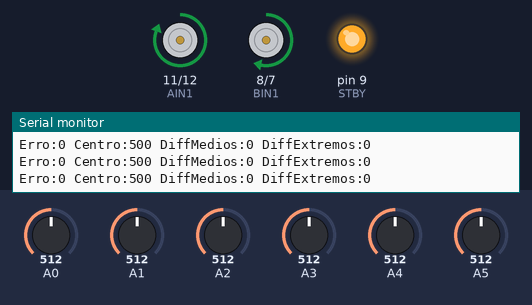
The sketch below on a simulated Arduino Uno, built with avr-gcc and run on an emulated ATmega328P. On the bench: motor-driver pin pairs drawn as motors (green arrow = first pin HIGH = forward, orange = second pin HIGH = backward, longer = more drive, scaled by the enable pin, stopped while the standby pin is LOW), output pins drawn as LEDs (lit = HIGH), the last lines printed to the serial monitor. Inputs (shaded band) come from the test bench; at power-on: A0 = 512, A5 = 512, A4 = 512, A1 = 512, A2 = 512, A3 = 512.

Above: at 11.2 s.
11.3 s: A0 set to 190
At 11.7 s:
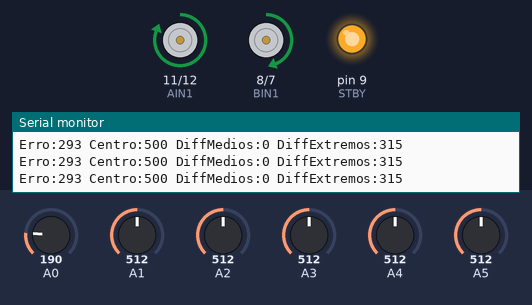
12.8 s: A5 set to 899
At 14.3 s:
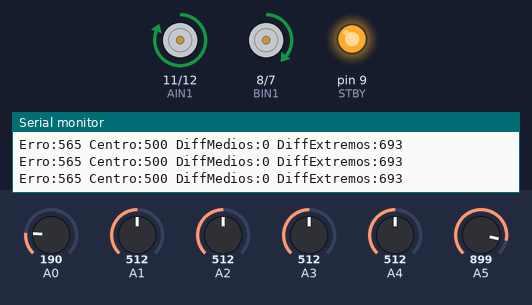
15.8 s: A5 set to 916
At 16.8 s:
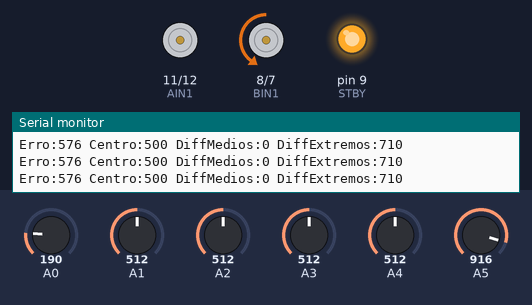
17.4 s: A5 set to 30
At 18.0 s:
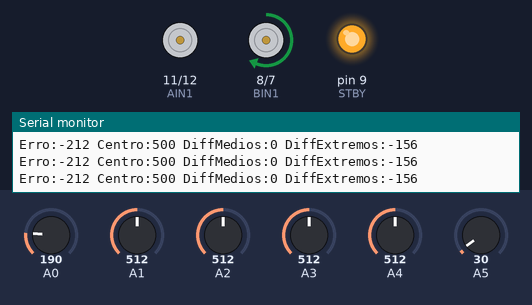
19.0 s: A4 set to 30
20.5 s: A0 set to 735
At 21.7 s:
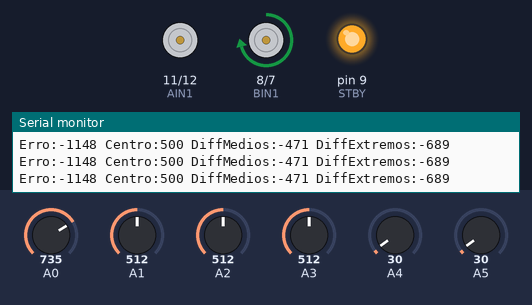
22.0 s: A0 set to 763
At 23.0 s:
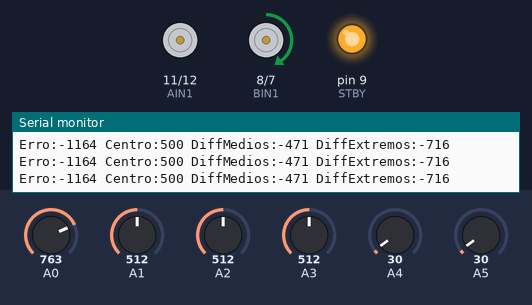
Timing chart, 0 to 24.6 s (numbered marks = the images above; inputs shaded):
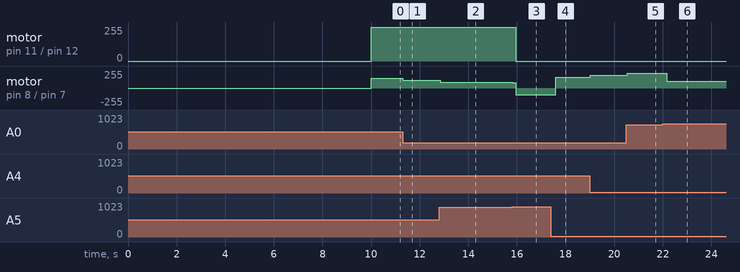

The sketch:

v6.2_desafios_australopiteco.ino
```cpp
/*
 * Robo Segue-Linha - v6.2: versao enxuta, baseada direto no v6.1.
 *
 * FLUXO (igual ao que voce desenhou):
 *   [SETUP]    calibracao (igual ao v6.1)
 *   [LOOP]     leitura -> agrupamento -> registro no historico ->
 *              identificar desafio -> tratar desafio
 *
 * DIFERENCA PARA A VERSAO ANTERIOR (mais complexa): aqui NAO existe uma
 * maquina de estados persistente entre chamadas de loop(). Gap e curva
 * acentuada sao tratados dentro de um while(true) local, que so devolve
 * o controle pro loop() principal quando o desafio termina (ou estoura
 * o tempo limite de seguranca). Fora de um desafio, cada volta do
 * loop() e so um ciclo normal de controlarCurva().
 */

#include <QTRSensors.h>

// ============================================================
//  HARDWARE (igual ao v6.1)
// ============================================================
#define NUM_SENSORS 6
#define NUM_SAMPLES_PER_SENSOR 2
#define EMITTER_PIN 2

QTRSensors qtra;
uint16_t sensorValues[NUM_SENSORS];

#define STBY 9

const int PWMA = 13; // Motor A - Direito
const int AIN1 = 11;
const int AIN2 = 12;

const int PWMB = 5;   // Motor B - Esquerdo
const int BIN1 = 8;
const int BIN2 = 7;

const int VELOCIDADE = 150;
const int CENTRO = 2500;

float perdaMotorFronteiroCurva = 2.0;
float ganhoMotorOpostoCurva = 1; // ORIGINAL: 1

// ============================================================
//  HISTORICO (leve: so os valores AGRUPADOS, nao os 6 sensores crus)
// ============================================================

// Uma leitura ja "resumida". Guardamos so o que os detectores precisam,
// em vez dos 6 sensores + classificacoes -> bem mais barato em RAM.
struct LeituraAgrupada {
  int16_t erro;          // posicao - CENTRO
  int16_t centroMedia;   // media de S2 e S3 (sensores centrais)
  int16_t diffMedios;    // S4 - S1 (positivo = mais preto do lado direito)
  int16_t diffExtremos;  // S5 - S0 (positivo = mais preto do lado direito)
};

// Discussao rapida sobre "array de valores vs array de objetos":
// com um historico tao curto (poucas leituras) e uma struct tao pequena
// (4 x int16_t = 8 bytes), a diferenca de desempenho/memoria entre as
// duas abordagens e irrelevante no AVR (nao ha cache pra se preocupar).
// Um array de structs (como abaixo) ganha em legibilidade: cada posicao
// do historico e "uma leitura completa", nao 4 arrays soltos que voce
// precisa manter sincronizados na mao. Por isso optei por isso aqui.
// Pensa nisto como uma caixa com 5 gavetas numeradas 0,1,2,3,4.
// Cada gaveta guarda 1 leitura (uma "LeituraAgrupada" inteira).
#define TAMANHO_HISTORICO 5
LeituraAgrupada historico[TAMANHO_HISTORICO];

// indiceHistorico = o "dedo" apontando pra PROXIMA gaveta vazia a usar.
// Comeca em 0. Depois de cada leitura guardada, o dedo anda 1 casa.
uint8_t indiceHistorico = 0;

// totalRegistrado = quantas gavetas ja tem alguma coisa dentro (para de
// contar em TAMANHO_HISTORICO, quando a caixa inteira ja foi preenchida
// pelo menos uma vez). So serve pra sabermos se ja da pra confiar no
// que tem guardado, ou se o robo acabou de ligar e a caixa ainda esta
// pela metade / vazia.
uint8_t totalRegistrado = 0;

// Guarda uma leitura nova na gaveta apontada pelo dedo.
void registrarHistorico(const LeituraAgrupada &l) {
  // 1) Guarda a leitura na gaveta atual.
  historico[indiceHistorico] = l;

  // 2) Anda o dedo 1 casa pra frente.
  //    O "% TAMANHO_HISTORICO" e o truque pra fazer o dedo voltar pra 0
  //    quando ele passar da ultima gaveta (numero 4) - tipo um rodizio
  //    de sushi: quando a esteira acaba, ela reaparece do outro lado.
  //    Sem esse truque, o dedo ia tentar apontar pra "gaveta 5", que
  //    nao existe (a caixa so tem 0 a 4).
  indiceHistorico = (indiceHistorico + 1) % TAMANHO_HISTORICO;

  // 3) So aumenta a contagem enquanto a caixa ainda nao encheu de vez.
  //    Depois que encher, cada leitura nova SUBSTITUI a mais velha,
  //    entao o total de gavetas ocupadas nao muda mais (fica em 5).
  if (totalRegistrado < TAMANHO_HISTORICO) totalRegistrado++;
}

// Pergunta: "o que estava guardado ha 'n' leituras atras?"
//   n = 0 -> a leitura mais recente que ja foi guardada
//   n = 1 -> a leitura guardada IMEDIATAMENTE ANTES dessa
//   n = 2 -> duas leituras atras, e assim por diante
const LeituraAgrupada& historicoAnterior(uint8_t n) {
  // O dedo (indiceHistorico) aponta pra PROXIMA gaveta vazia, entao a
  // ULTIMA gaveta preenchida e sempre "um passo atras do dedo":
  // indiceHistorico - 1. Pra achar "n leituras atras", andamos mais
  // "n" casas pra tras a partir dali.
  int16_t idx = (int16_t)indiceHistorico - 1 - (int16_t)n;

  // Se andarmos pra tras demais, o numero fica negativo (ex.: -1,-2).
  // Isso significa que "estouramos" o inicio da caixa - entao damos a
  // volta e continuamos contando a partir da ULTIMA gaveta (numero 4).
  // E o mesmo rodizio de sushi do registrarHistorico(), so que andando
  // pro lado contrario.
  while (idx < 0) idx += TAMANHO_HISTORICO;

  return historico[idx];
}

// ============================================================
//  LIMIARES (pontos de partida - ajuste na pista real)
// ============================================================
const int16_t LIMIAR_CENTRO_FRACO = 100;   // abaixo disso, o centro nao ve linha (mesmo valor do v6.1)
const int16_t LIMIAR_DIFF_FRACO   = 600;  // abaixo disso, extremos nao indicam curva (mesmo valor do v6.1)
const int16_t LIMIAR_DIFF_CURVA   = 700;  // acima disso, um extremo esta bem mais escuro que o outro

const unsigned long TIMEOUT_GAP_MS   = 500; // seguranca: nao ficar "as cegas" indefinidamente
const unsigned long TIMEOUT_CURVA_MS = 900; // seguranca: nao girar pra sempre se a linha sumir de vez
const int VELOCIDADE_GIRO = 100; // ORIGINAL: 150


void setup() {
  Serial.begin(9600);

  qtra.setTypeAnalog();
  qtra.setSensorPins((const uint8_t[]){A0, A1, A2, A3, A4, A5}, NUM_SENSORS);
  qtra.setSamplesPerSensor(NUM_SAMPLES_PER_SENSOR);
  qtra.setEmitterPin(EMITTER_PIN);

  pinMode(STBY, OUTPUT);
  pinMode(PWMA, OUTPUT);
  pinMode(AIN1, OUTPUT);
  pinMode(AIN2, OUTPUT);
  pinMode(PWMB, OUTPUT);
  pinMode(BIN1, OUTPUT);
  pinMode(BIN2, OUTPUT);

  pinMode(LED_BUILTIN, OUTPUT);
  digitalWrite(LED_BUILTIN, HIGH);

  Serial.println(F("Calibrando sensores... Mexe o cremoso ai!"));
  for (uint16_t i = 0; i < 200; i++) {
    qtra.calibrate();
    delay(20);
  }

  digitalWrite(LED_BUILTIN, LOW);
  Serial.println(F("Solta o Cremoso!! :-]"));

  digitalWrite(STBY, HIGH);
  delay(1000);
}

void loop() {
  // >> LEITURA + AGRUPAMENTO
  LeituraAgrupada atual = lerEAgrupar();

  // >> REGISTRO
  registrarHistorico(atual);

  // >> IDENTIFICAR + TRATAR DESAFIO
  // So chamamos identificarX() quando ja existe pelo menos 1 leitura
  // anterior no historico (elas comparam atual com anterior por dentro).
  if (totalRegistrado >= 2 && identificarGap(atual)) {
    tratarGap();
  } else if (totalRegistrado >= 2 && identificarCurvaAcentuada(atual)) {
    tratarCurvaAcentuada(atual.erro >= 0 ? 1 : -1);
  } else {
    controlarCurva(atual.erro); // nenhum desafio: segue linha normalmente
  }

  imprimirTelemetria(atual);
}


// ============================================================
//  LEITURA + AGRUPAMENTO
// ============================================================

LeituraAgrupada lerEAgrupar() {
  uint16_t position = qtra.readLineBlack(sensorValues);

  LeituraAgrupada l;
  l.erro         = (int16_t)position - CENTRO;
  l.centroMedia  = ((int16_t)sensorValues[2] + (int16_t)sensorValues[3]) / 2;
  l.diffMedios   = (int16_t)sensorValues[4] - (int16_t)sensorValues[1];
  l.diffExtremos = (int16_t)sensorValues[5] - (int16_t)sensorValues[0];

  return l;
}


// ============================================================
//  IDENTIFICACAO DE DESAFIOS
//  (chamadas todo ciclo -> so comparacoes inteiras, nada de float/loop
//  aqui dentro. O "anti-flicker" e o fato de exigir que o padrao já
//  estivesse presente na leitura anterior tambem, nao so na atual.)
// ============================================================

bool identificarGap(const LeituraAgrupada &atual) {
  const LeituraAgrupada &anterior = historicoAnterior(1);

  bool semLinhaAgora    = (atual.centroMedia    < LIMIAR_CENTRO_FRACO) &&
                          (abs(atual.diffExtremos)    < LIMIAR_DIFF_FRACO);
  bool semLinhaAnterior = (anterior.centroMedia < LIMIAR_CENTRO_FRACO) &&
                          (abs(anterior.diffExtremos) < LIMIAR_DIFF_FRACO);

  return semLinhaAgora && semLinhaAnterior;
}

bool identificarCurvaAcentuada(const LeituraAgrupada &atual) {
  const LeituraAgrupada &anterior = historicoAnterior(1);

  bool curvaAgora    = abs(atual.diffExtremos)    > LIMIAR_DIFF_CURVA;
  bool curvaAnterior = abs(anterior.diffExtremos) > LIMIAR_DIFF_CURVA;
  bool mesmoLado     = (atual.diffExtremos >= 0) == (anterior.diffExtremos >= 0);

  return curvaAgora && curvaAnterior && mesmoLado;
}

// diffMedios (S1/S4) esta sendo calculado e guardado no historico mas
// nenhum identificador usa ele ainda - deixei pronto pra quando voces
// forem atacar interseccoes ou precisarem de um sinal mais "fino" que os
// extremos (ex.: comecar a perceber a curva mais cedo). So usar
// historicoAnterior(n).diffMedios dentro de um novo identificarX().


// ============================================================
//  TRATAMENTO DE DESAFIOS (loop bloqueante ate resolver ou estourar o timeout)
// ============================================================

void tratarGap() {
  Serial.println(F(">> entrou em GAP"));
  unsigned long inicio = millis();

  while (true) {
    LeituraAgrupada l = lerEAgrupar();
    registrarHistorico(l);
    imprimirTelemetria(l);

    bool linhaReapareceu = (l.centroMedia >= LIMIAR_CENTRO_FRACO) ||
                           (abs(l.diffExtremos) >= LIMIAR_DIFF_FRACO);
    if (linhaReapareceu) break;
    if (millis() - inicio > TIMEOUT_GAP_MS) break; // rede de seguranca

    // TODO: trocar por zigue-zague se seguir reto nao for suficiente na pratica
    moverFrente();
  }

  Serial.println(F(">> saiu de GAP"));
}

void tratarCurvaAcentuada(int direcao) {
  Serial.println(F(">> entrou em CURVA_ACENTUADA"));
  unsigned long inicio = millis();

  while (true) {
    LeituraAgrupada l = lerEAgrupar();
    registrarHistorico(l);
    imprimirTelemetria(l);

    // Sai quando os extremos "limpam" (deixam de ver preto) e o centro
    // volta a enxergar a linha.
    bool extremosMediosLimpos = (abs(l.diffExtremos) < LIMIAR_DIFF_CURVA) &&
                          (l.centroMedia >= LIMIAR_CENTRO_FRACO) &&
                          (abs(l.diffMedios) < LIMIAR_DIFF_CURVA);

    if (extremosMediosLimpos) break;
    if (millis() - inicio > TIMEOUT_CURVA_MS) break; // rede de seguranca

    girarNoEixo(direcao, VELOCIDADE_GIRO);
  }

  Serial.println(F(">> saiu de CURVA_ACENTUADA"));
}


// ============================================================
//  CONTROLE DE MOTORES (igual ao v6.1 + giro no proprio eixo)
// ============================================================

void controlarCurva(int error) {
  float erroNormalizado = (float)error / (float)CENTRO;
  erroNormalizado = constrain(erroNormalizado, -1.0, 1.0);

  int correcaoPerda = (int)(erroNormalizado * VELOCIDADE * perdaMotorFronteiroCurva);
  int correcaoGanho = (int)(erroNormalizado * VELOCIDADE * ganhoMotorOpostoCurva);

  int velocidadeA = VELOCIDADE + min(correcaoPerda, 0) + max(correcaoGanho, 0);
  int velocidadeB = VELOCIDADE - max(correcaoPerda, 0) - min(correcaoGanho, 0);

  setMotorA(velocidadeA);
  setMotorB(velocidadeB);
}

// direcao > 0 -> pivo para a direita (mesma convencao do erro: erro>0 = linha a direita)
// direcao < 0 -> pivo para a esquerda
// Sentido deduzido do comportamento extremo de controlarCurva(), mas NUNCA
// testado fisicamente - confirme na bancada antes de confiar na pista, e
// inverta os sinais abaixo se o giro sair para o lado errado.
void girarNoEixo(int direcao, int velocidade) {
  if (direcao >= 0) {
    setMotorA(velocidade);
    setMotorB(-velocidade);
  } else {
    setMotorA(-velocidade);
    setMotorB(velocidade);
  }
}

void setMotorA(int velocidadeA) {
  velocidadeA = constrain(velocidadeA, -255, 255);
  digitalWrite(AIN1, velocidadeA >= 0 ? HIGH : LOW);
  digitalWrite(AIN2, velocidadeA >= 0 ? LOW  : HIGH);
  analogWrite(PWMA, abs(velocidadeA));
}

void setMotorB(int velocidadeB) {
  velocidadeB = constrain(velocidadeB, -255, 255);
  digitalWrite(BIN1, velocidadeB >= 0 ? HIGH : LOW);
  digitalWrite(BIN2, velocidadeB >= 0 ? LOW  : HIGH);
  analogWrite(PWMB, abs(velocidadeB));
}

void moverFrente() {
  digitalWrite(AIN1, HIGH);
  digitalWrite(AIN2, LOW);
  analogWrite(PWMA, VELOCIDADE);

  digitalWrite(BIN1, HIGH);
  digitalWrite(BIN2, LOW);
  analogWrite(PWMB, VELOCIDADE);
}


// ============================================================
//  TELEMETRIA (Serial)
// ============================================================

void imprimirTelemetria(const LeituraAgrupada &l) {
  Serial.print(F("Erro:"));
  Serial.print(l.erro);
  Serial.print(F(" Centro:"));
  Serial.print(l.centroMedia);
  Serial.print(F(" DiffMedios:"));
  Serial.print(l.diffMedios);
  Serial.print(F(" DiffExtremos:"));
  Serial.println(l.diffExtremos);
}
```

Measured:
- the behaviour switches between 906 and 907 on A5 (found by bisection; images 2 and 3)
- the behaviour switches between 746 and 747 on A0 (found by bisection; images 5 and 6)
- after the input at 11.3 s, motor on pin 8 (BIN1) / pin 7 (BIN2): forward 150/255 → forward 115/255 at once
- after the input at 12.8 s, motor on pin 8 (BIN1) / pin 7 (BIN2): forward 115/255 → forward 83/255 after 0.05 s
- after the input at 15.8 s, motor on pin 11 (AIN1) / pin 12 (AIN2): forward 255/255 → stopped after 0.15 s; motor on pin 8 (BIN1) / pin 7 (BIN2): forward 83/255 → forward 81/255 at once, → backward 100/255 0.13 s later
- after the input at 17.4 s, motor on pin 8 (BIN1) / pin 7 (BIN2): backward 100/255 → forward 162/255 after 0.19 s
- after the input at 19.0 s, motor on pin 8 (BIN1) / pin 7 (BIN2): forward 162/255 → forward 193/255 at once
- after the input at 20.5 s, motor on pin 8 (BIN1) / pin 7 (BIN2): forward 193/255 → forward 218/255 at once
- after the input at 22.0 s, motor on pin 8 (BIN1) / pin 7 (BIN2): forward 218/255 → forward 219/255 at once, → forward 100/255 0.15 s later
